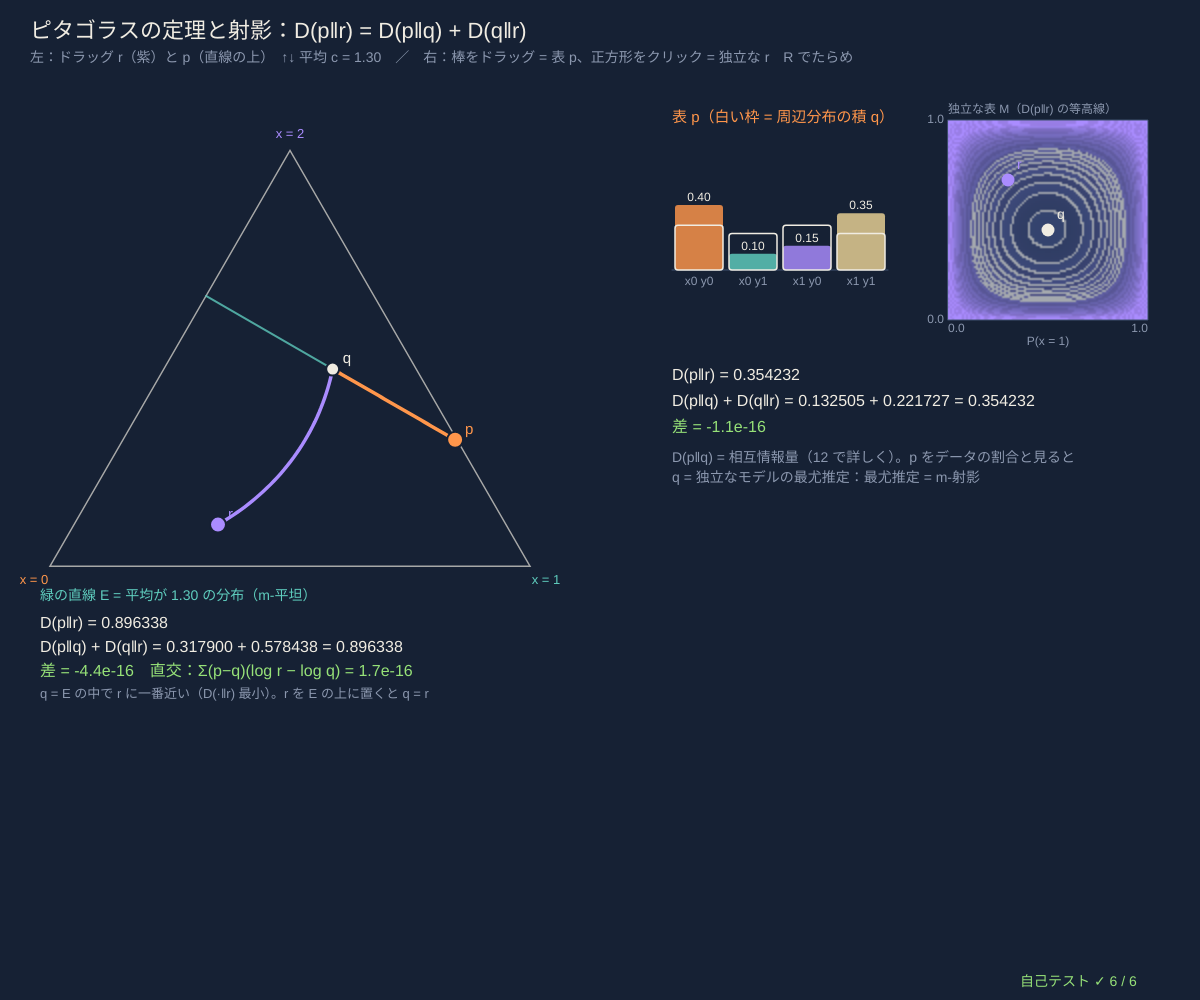
Frame 1 (no input)
Frame 60 (no input): identical to frame 1, image omitted
Frame 120 (the mouse pressed at the canvas centre since frame 60): identical to frame 1, image omitted

The p5.js sketch that drew this single still picture (run headless with seeded random() and noise() and a simulated clock; from frame 60 on, the mouse is pressed at the canvas centre):

// p5.js sketch
// ── sketch.js
// ============================================
// 06 ピタゴラスの定理と射影 ─ KL ダイバージェンスでも「直角三角形」なら D(p‖r) = D(p‖q) + D(q‖r) がぴったり成り立つ
// 左（e-射影）：平均が c の分布の集合 E（三角形の中の直線 = m-平坦）。r から E へ e-測地線で降ろした足 q は q_i ∝ r_i e^(λ x_i)
//   E の中のどの p でも D(p‖r) = D(p‖q) + D(q‖r)（p→q は m-測地線、q→r は e-測地線、q で直交）
// 右（m-射影）：2×2 の表 p(x, y) から「独立な表」の集合 M（e-平坦）へ。足 q = 周辺分布の積 p(x)p(y) = 最尤推定
//   M の中のどの r でも D(p‖r) = D(p‖q) + D(q‖r)
// 左：ドラッグ r（紫）・p（直線の上）、↑↓ 平均 c / 右：棒をドラッグで表 p、正方形の中をクリックで独立な r / R でたらめ
// ============================================

const XV = [0, 1, 2];                    // ★ 3 つの結果の値 x（平均 = Σ x_i p_i）
let cMean = 1.3, rL = [0.6, 0.3, 0.1], sL = 0.3, tabP = [0.4, 0.1, 0.15, 0.35], abR = [0.3, 0.7], fr, grab = null, barR, sqB, sqField = null, sqKey = '';

function setup() { createCanvas(windowWidth, windowHeight); selfTest(); layout(); }
function windowResized() { resizeCanvas(windowWidth, windowHeight); layout(); }
function layout() {
  let side = Math.min(width * 0.4, (height - 330) / 0.91);
  fr = simplexFrame(50 + side / 2, 130 + side * 0.62, side);
  barR = { x: width * 0.56, y: 140, w: width * 0.18, h: 130 };
  let s = Math.min(width * 0.18, 200); sqB = plotBox(width * 0.79, 120, s, s, 0, 1, 0, 1); sqKey = '';
}
// ---- 左：平均 c の集合 E と e-射影
function lineEnds(c) { return [Math.max(0, c - 1), c / 2]; }                          // p3 = s の範囲
function onLine(c, s) { return [1 - c + s, c - 2 * s, s]; }                            // p2 + 2 p3 = c、合計 1
function tilt(r, lam) { return normP(r.map((v, i) => v * Math.exp(lam * XV[i]))); }      // r_i e^(λ x_i) を正規化
function meanOf(p) { return p.reduce((s, v, i) => s + v * XV[i], 0); }
function solveLambda(r, c) {             // ★ ニュートン法：f(λ) = 平均 − c、f'(λ) = 分散
  let lam = 0, lo = -80, hi = 80;        // 平均は λ について増える → [lo, hi] で答えをはさみ、外へ跳んだら二分法
  for (let it = 0; it < 100; it++) {
    let q = tilt(r, lam), m = meanOf(q), v = q.reduce((s, w, i) => s + w * (XV[i] - m) ** 2, 0);
    if (m < c) lo = lam; else hi = lam;
    let nx = lam - (m - c) / Math.max(v, 1e-300);
    if (!(nx > lo && nx < hi)) nx = (lo + hi) / 2;
    if (Math.abs(nx - lam) < 1e-15 * (1 + Math.abs(lam))) { lam = nx; break; }
    lam = nx;
  }
  return lam;
}
function eProject(r, c) { return tilt(r, solveLambda(r, c)); }
// ---- 右：2×2 の表 [p00, p01, p10, p11] と独立な表
function margins(t) { return [t[2] + t[3], t[1] + t[3]]; }                               // [P(x=1), P(y=1)]
function indep(a, b) { return [(1 - a) * (1 - b), (1 - a) * b, a * (1 - b), a * b]; }
function mProject(t) { let [a, b] = margins(t); return indep(a, b); }

function draw() {
  background(...BG);
  hudTitle('ピタゴラスの定理と射影：D(p‖r) = D(p‖q) + D(q‖r)', '左：ドラッグ r（紫）と p（直線の上）　↑↓ 平均 c = ' + fmtN(cMean, 2) + '　／　右：棒をドラッグ = 表 p、正方形をクリック = 独立な r　R でたらめ');
  // ===== 左
  let [s0, s1] = lineEnds(cMean); sL = clampv(sL, s0 + 0.004, s1 - 0.004);
  let pE = onLine(cMean, sL), qE = eProject(rL, cMean), eg = [], mg = [];
  for (let k = 0; k <= 40; k++) { eg.push(mixE(qE, rL, k / 40)); mg.push(mixM(pE, qE, k / 40)); }
  drawSimplexFrame(fr, ['x = 0', 'x = 1', 'x = 2']);
  simplexPath(fr, [onLine(cMean, s0), onLine(cMean, s1)], [...TEAL, 200], 2);
  simplexPath(fr, mg, ORANGE, 3.5); simplexPath(fr, eg, VIOLET, 3.5);
  simplexDot(fr, rL, VIOLET, 16, 'r'); simplexDot(fr, pE, ORANGE, 16, 'p'); simplexDot(fr, qE, INK, 13, 'q');
  let dpr = divKL(pE, rL), dpq = divKL(pE, qE), dqr = divKL(qE, rL), y0 = fr.v[0][1] + 34;
  noStroke(); textAlign(LEFT, BASELINE); textSize(14); fill(...TEAL); text('緑の直線 E = 平均が ' + fmtN(cMean, 2) + ' の分布（m-平坦）', 40, y0);
  textSize(16); fill(...INK); text('D(p‖r) = ' + fmtN(dpr, 6), 40, y0 + 28);
  text('D(p‖q) + D(q‖r) = ' + fmtN(dpq, 6) + ' + ' + fmtN(dqr, 6) + ' = ' + fmtN(dpq + dqr, 6), 40, y0 + 52);
  fill(...LIME); text('差 = ' + (dpr - dpq - dqr).toExponential(1) + '　直交：Σ(p−q)(log r − log q) = ' + qE.reduce((s, v, i) => s + (pE[i] - v) * (safeLog(rL[i]) - safeLog(v)), 0).toExponential(1), 40, y0 + 76);
  fill(...DIMC); textSize(13); text('q = E の中で r に一番近い（D(·‖r) 最小）。r を E の上に置くと q = r', 40, y0 + 98);
  // ===== 右
  let qM = mProject(tabP), rM = indep(abR[0], abR[1]);
  drawBars(tabP, barR, { names: ['x0 y0', 'x0 y1', 'x1 y0', 'x1 y1'], ghost: qM, vmax: 0.8 });
  noStroke(); fill(...ORANGE); textSize(15); textAlign(LEFT, BASELINE); text('表 p（白い枠 = 周辺分布の積 q）', barR.x, barR.y - 18);
  let fk = tabP.map((v) => v.toFixed(3)).join(',') + width;
  if (fk !== sqKey) { sqKey = fk; freeField(sqField); sqField = gridField(sqB, (a, b) => Math.min(divKL(tabP, indep(clampv(a, 1e-4, 1 - 1e-4), clampv(b, 1e-4, 1 - 1e-4))), 3), { level: 0.05, vmax: 1.5, cap: 0.6, c0: [40, 60, 95], c1: VIOLET, res: 2 }); }
  drawField(sqField); drawAxes(sqB, 'P(x = 1)', '独立な表 M（D(p‖r) の等高線）');
  for (let [P, col, nm] of [[margins(qM), INK, 'q'], [abR, VIOLET, 'r']]) { let [x, y] = toScr(sqB, P[0], P[1]); noStroke(); fill(...col); circle(x, y, 13); textSize(14); text(nm, x + 9, y - 8); }
  let Dpr = divKL(tabP, rM), Dpq = divKL(tabP, qM), Dqr = divKL(qM, rM), ty = Math.max(barR.y + barR.h + 60, sqB.y + sqB.h + 60);
  fill(...INK); textSize(16); textAlign(LEFT, BASELINE);
  text('D(p‖r) = ' + fmtN(Dpr, 6), barR.x, ty);
  text('D(p‖q) + D(q‖r) = ' + fmtN(Dpq, 6) + ' + ' + fmtN(Dqr, 6) + ' = ' + fmtN(Dpq + Dqr, 6), barR.x, ty + 26);
  fill(...LIME); text('差 = ' + (Dpr - Dpq - Dqr).toExponential(1), barR.x, ty + 52);
  fill(...DIMC); textSize(14);
  text('D(p‖q) = 相互情報量（12 で詳しく）。p をデータの割合と見ると', barR.x, ty + 82);
  text('q = 独立なモデルの最尤推定：最尤推定 = m-射影', barR.x, ty + 102);
  drawSelfTest(width - 180, height - 14);
}
function mousePressed() {
  grab = null;
  let [rx, ry] = baryToXY(fr, rL), [px, py] = baryToXY(fr, onLine(cMean, sL));
  if (dist(mouseX, mouseY, rx, ry) < 22) grab = 'r'; else if (dist(mouseX, mouseY, px, py) < 22) grab = 'p';
  else if (inRect(mouseX, mouseY, { x: barR.x, y: barR.y - 30, w: barR.w, h: barR.h + 50 })) grab = 'bar';
  else if (inRect(mouseX, mouseY, sqB)) grab = 'sq';
  mouseDragged();
}
function mouseDragged() {
  if (grab === 'r') rL = clampSimplex(xyToBary(fr, mouseX, mouseY), 0.004);
  if (grab === 'p') { let [s0, s1] = lineEnds(cMean), [ax, ay] = baryToXY(fr, onLine(cMean, s0)), [bx, by] = baryToXY(fr, onLine(cMean, s1)); let u = ((mouseX - ax) * (bx - ax) + (mouseY - ay) * (by - ay)) / ((bx - ax) ** 2 + (by - ay) ** 2 + 1e-9); sL = s0 + clampv(u, 0, 1) * (s1 - s0); }
  if (grab === 'bar') tabP = barsDrag(tabP, { x: barR.x, y: barR.y + barR.h - barR.h / 0.8, w: barR.w, h: barR.h / 0.8 }, mouseX, mouseY, 0.003);   // 縦軸の上限 0.8 に合わせる
  if (grab === 'sq') { let [a, b] = fromScr(sqB, mouseX, mouseY); abR = [clampv(a, 0.01, 0.99), clampv(b, 0.01, 0.99)]; }
}
function mouseReleased() { grab = null; }
function keyPressed() {
  if (key === UP_ARROW) cMean = clampv(cMean + 0.05, 0.1, 1.9);
  if (key === DOWN_ARROW) cMean = clampv(cMean - 0.05, 0.1, 1.9);
  if (key === 'r' || key === 'R') { rL = rndDist(3, 0.02); tabP = rndDist(4, 0.01); abR = [0.1 + 0.8 * rnd(), 0.1 + 0.8 * rnd()]; }
  return false;
}

// ---- 自己テスト
function selfTest() {
  selfTestResults = [];
  seedRng(606); let wA = 0, okMinA = true, wB = 0, okMinB = true, okLam = true, okOrth = true;
  for (let k = 0; k < 200; k++) {        // (a) m-射影（独立な表へ）
    let p = rndDist(4, 0.002), q = mProject(p), r = indep(0.02 + 0.96 * rnd(), 0.02 + 0.96 * rnd());
    wA = Math.max(wA, Math.abs(divKL(p, r) - divKL(p, q) - divKL(q, r)));
    if (k < 20) for (let j = 0; j < 100; j++) { let r2 = indep(rnd(), rnd()); if (divKL(p, r2) < divKL(p, q) - 1e-12) okMinA = false; }
  }
  check('m-射影：200 個の表 p と独立な r で D(p‖r) = D(p‖q) + D(q‖r)（最大誤差 ' + wA.toExponential(1) + ' ≤ 1e-10）', wA < 1e-10);
  check('q = 周辺分布の積は、独立な表の中で D(p‖·) が最小（2000 個のでたらめな独立表に勝つ）', okMinA);
  for (let k = 0; k < 200; k++) {        // (b) e-射影（平均 c の集合へ）
    let r = rndDist(3, 0.002), c = 0.15 + 1.7 * rnd(), q = eProject(r, c), [s0, s1] = lineEnds(c), p = onLine(c, s0 + (s1 - s0) * (0.01 + 0.98 * rnd()));
    wB = Math.max(wB, Math.abs(divKL(p, r) - divKL(p, q) - divKL(q, r)));
    if (Math.abs(meanOf(q) - c) > 1e-12) okLam = false;
    if (Math.abs(q.reduce((s, v, i) => s + (p[i] - v) * (safeLog(r[i]) - safeLog(v)), 0)) > 1e-10) okOrth = false;
    if (k < 20) for (let j = 0; j < 100; j++) { let p2 = onLine(c, s0 + (s1 - s0) * rnd()); if (divKL(p2, r) < divKL(q, r) - 1e-12) okMinB = false; }
  }
  check('e-射影：200 組の r と E の中の p で D(p‖r) = D(p‖q) + D(q‖r)（最大誤差 ' + wB.toExponential(1) + ' ≤ 1e-10）', wB < 1e-10);
  check('ニュートン法の q は平均がちょうど c（誤差 1e-12）、E の中で D(·‖r) が最小', okLam && okMinB);
  check('直交：Σ (p_i − q_i)(log r_i − log q_i) = 0（m の向きと e の向きがフィッシャー計量で直角）', okOrth);
  let r = [0.5, 0.3, 0.2], lo = -50, hi = 50; for (let it = 0; it < 200; it++) { let m = (lo + hi) / 2; if (meanOf(tilt(r, m)) < 1.4) lo = m; else hi = m; }
  check('ニュートン法の λ = 二分法の λ（誤差 1e-10）', Math.abs(solveLambda(r, 1.4) - (lo + hi) / 2) < 1e-10);
  reportSelfTest();
}

// ---------- やってみよう ----------
// 1. 左で r を動かすと、q は直線 E の上をどう動く？ 紫の e-測地線はいつも E と直角？
// 2. 右の表を「x と y が同じになりやすい」形（x0 y0 と x1 y1 が大きい）にすると D(p‖q) は？ 独立な表にすると？
// 3. 右の正方形で r を q に重ねると D(q‖r) = 0。等高線の一番低い所が q になっているか確かめよう
// 4. ふつうのピタゴラス a² = b² + c² との対応：KL は「距離の 2 乗」の仲間（01：近い所では ½ × 距離²）
// 5. EM 法（09）はこの 2 つの射影を交互にくり返す

// ==================================================
// ここから下は「情報幾何の道具」（中身は読まなくても OK。消さないでね）
// ==================================================
// ---- 色と小さな道具（等高線地図の色）
const BG = [22, 33, 52];                // 背景（深いスレートブルー）
const INK = [240, 236, 226];            // 文字（紙の白）
const ORANGE = [255, 150, 75], VIOLET = [170, 140, 255], TEAL = [95, 205, 190], ROSE = [255, 110, 125], LIME = [150, 225, 120], SAND = [235, 210, 150];
const DIMC = [140, 152, 175], PANEL = [32, 46, 70], WIRE = [62, 80, 110];
const OUTC = [[255, 150, 75], [95, 205, 190], [170, 140, 255], [235, 210, 150], [255, 110, 125], [150, 225, 120], [120, 175, 255], [230, 140, 210]];   // 結果ごとの色
function clampv(v, a, b) { return v < a ? a : v > b ? b : v !== v ? a : v; }     // NaN なら a に戻す
function fmtN(v, d) { if (typeof v !== 'number' || v !== v) return '?'; if (!isFinite(v)) return v > 0 ? '∞' : '−∞'; return v.toFixed(d === undefined ? 2 : d); }
function fmtP(p, d) { return '(' + p.map((v) => fmtN(v, d === undefined ? 2 : d)).join(', ') + ')'; }
function hudTitle(t, sub) {              // 左上のタイトルと操作の説明
  noStroke(); fill(...INK); textSize(22); textAlign(LEFT, BASELINE); text(t, 30, 38);
  fill(...DIMC); textSize(14); textLeading(19); text(sub, 30, 62);
}
function inRect(x, y, r) { return x >= r.x && x <= r.x + r.w && y >= r.y && y <= r.y + r.h; }
function drawField(f) { if (f) image(f.img, f.x, f.y, f.w, f.h); }   // 等高線の地図（画像）を描く
function freeField(f) { if (f && f.img) f.img.remove(); }
// ---- 種つきの乱数（同じ種なら毎回同じ列 → 実験をくり返せる）
let rngState = 1;
function seedRng(s) { rngState = (s >>> 0) || 1; }
function rnd() {                       // 0〜1 の一様乱数（mulberry32）
  rngState = (rngState + 0x6d2b79f5) >>> 0;
  let t = rngState;
  t = Math.imul(t ^ (t >>> 15), t | 1);
  t ^= t + Math.imul(t ^ (t >>> 7), t | 61);
  return ((t ^ (t >>> 14)) >>> 0) / 4294967296;
}
function gaussRnd() { let u = 1 - rnd(), v = rnd(); return Math.sqrt(-2 * Math.log(u)) * Math.cos(2 * Math.PI * v); }   // 標準正規分布（ボックス-ミュラー法）
function rndDist(k, floor) {            // でたらめな確率分布（k 個、どれも floor 以上）
  let p = []; for (let i = 0; i < k; i++) p.push(-Math.log(1 - rnd()) + 1e-9);
  return mixFloor(normP(p), floor || 0);
}
function sampleIndex(p) { let u = rnd(), c = 0; for (let i = 0; i < p.length; i++) { c += p[i]; if (u < c) return i; } return p.length - 1; }
// ---- 情報の道具：確率分布 p = [p1, p2, ...]（合計 1）。log(0) は 0·log 0 = 0 として扱う
const TINY = 1e-300;
function normP(p) { let s = 0; for (let v of p) s += Math.max(0, v); if (!(s > 0)) return p.map(() => 1 / p.length); return p.map((v) => Math.max(0, v) / s); }
function mixFloor(p, f) { if (!f) return p; return normP(p.map((v) => Math.max(v, f))); }   // どの確率も f 以上に（0 を避ける）
function safeLog(v) { return Math.log(Math.max(v, TINY)); }
function entropyH(p) { let h = 0; for (let v of p) if (v > 0) h -= v * Math.log(v); return h; }           // エントロピー（ナット）
function divKL(p, q) {                  // KL ダイバージェンス D(p‖q)（ナット）。q が 0 で p > 0 なら ∞
  let d = 0;
  for (let i = 0; i < p.length; i++) { if (p[i] <= 0) continue; if (q[i] <= 0) return Infinity; d += p[i] * Math.log(p[i] / q[i]); }
  return Math.max(0, d);
}
function crossH(p, q) { let h = 0; for (let i = 0; i < p.length; i++) if (p[i] > 0) h -= p[i] * safeLog(q[i]); return h; }  // 交差エントロピー
function bhatta(p, q) { let s = 0; for (let i = 0; i < p.length; i++) s += Math.sqrt(Math.max(0, p[i] * q[i])); return Math.min(1, s); }
function fisherRao(p, q) { return 2 * Math.acos(clampv(bhatta(p, q), -1, 1)); }                          // フィッシャー-ラオ距離 = 球の大円の長さ
function hellingerSq(p, q) { let s = 0; for (let i = 0; i < p.length; i++) { let d = Math.sqrt(p[i]) - Math.sqrt(q[i]); s += d * d; } return s; }   // Σ(√p − √q)²
function tvDist(p, q) { let s = 0; for (let i = 0; i < p.length; i++) s += Math.abs(p[i] - q[i]); return s / 2; }
function alphaDiv(p, q, a) {            // α-ダイバージェンス（甘利の流儀）。α → −1 で D(p‖q)、α → +1 で D(q‖p)
  if (Math.abs(a + 1) < 1e-12) return divKL(p, q);
  if (Math.abs(a - 1) < 1e-12) return divKL(q, p);
  let s = 0, ea = (1 - a) / 2, eb = (1 + a) / 2;
  for (let i = 0; i < p.length; i++) s += Math.pow(Math.max(p[i], 0), ea) * Math.pow(Math.max(q[i], 0), eb);
  return Math.max(0, (4 / (1 - a * a)) * (1 - s));
}
function mixM(p, q, t) { return p.map((v, i) => (1 - t) * v + t * q[i]); }                       // m-測地線：確率をそのまま混ぜる
function mixE(p, q, t) { return normP(p.map((v, i) => Math.exp((1 - t) * safeLog(v) + t * safeLog(q[i])))); }   // e-測地線：対数で混ぜて正規化
function mixAlpha(p, q, t, a) {         // α-測地線：u^((1−α)/2) で混ぜて正規化（α = −1 は m、α = +1 は e）
  if (Math.abs(a - 1) < 1e-9) return mixE(p, q, t);
  let ex = (1 - a) / 2;
  return normP(p.map((v, i) => Math.pow((1 - t) * Math.pow(v, ex) + t * Math.pow(q[i], ex), 1 / ex)));
}
function bitsOf(nat) { return nat / Math.LN2; }
// ---- 確率の三角形（3 つの結果）：頂点 1 = 左下、2 = 右下、3 = 上。点 = 確率で重みをつけた頂点の平均（重心座標）
function simplexFrame(cx, cy, side) {
  let h = (side * Math.sqrt(3)) / 2;
  return { cx, cy, side, v: [[cx - side / 2, cy + h / 3], [cx + side / 2, cy + h / 3], [cx, cy - (2 * h) / 3]] };
}
function baryToXY(fr, p) { let x = 0, y = 0; for (let i = 0; i < 3; i++) { x += p[i] * fr.v[i][0]; y += p[i] * fr.v[i][1]; } return [x, y]; }
function xyToBary(fr, x, y) {           // 画面の点 → (p1, p2, p3)（三角形の外なら一番近い所へ寄せる）
  let [a, b, c] = fr.v, det = (b[1] - c[1]) * (a[0] - c[0]) + (c[0] - b[0]) * (a[1] - c[1]);
  let l1 = ((b[1] - c[1]) * (x - c[0]) + (c[0] - b[0]) * (y - c[1])) / det;
  let l2 = ((c[1] - a[1]) * (x - c[0]) + (a[0] - c[0]) * (y - c[1])) / det;
  return [l1, l2, 1 - l1 - l2];
}
function clampSimplex(p, f) { return mixFloor(normP(p), f === undefined ? 0.002 : f); }
function drawSimplexFrame(fr, names) {  // 三角形のふちと頂点の名前
  noFill(); stroke(...INK, 170); strokeWeight(1.5);
  triangle(fr.v[0][0], fr.v[0][1], fr.v[1][0], fr.v[1][1], fr.v[2][0], fr.v[2][1]);
  noStroke(); textSize(13); textAlign(CENTER, CENTER);
  let off = [[-16, 14], [16, 14], [0, -16]];
  for (let i = 0; i < 3; i++) { fill(...OUTC[i]); text(names ? names[i] : '結果 ' + (i + 1), fr.v[i][0] + off[i][0], fr.v[i][1] + off[i][1]); }
}
function simplexPath(fr, ps, col, w) {  // 分布の列を三角形の上の折れ線に（空なら何もしない）
  if (!ps || ps.length < 2) return;
  noFill(); stroke(...col); strokeWeight(w || 2.5); beginShape();
  for (let p of ps) { let [x, y] = baryToXY(fr, p); vertex(x, y); }
  endShape(); noStroke();
}
function simplexDot(fr, p, col, r, name) {
  let [x, y] = baryToXY(fr, p);
  stroke(...BG); strokeWeight(2); fill(...col); circle(x, y, r || 14);
  if (name) { noStroke(); fill(...col); textSize(15); textAlign(LEFT, CENTER); text(name, x + 10, y - 10); }
}
// ★ 等高線の地図：三角形の中の各点で fn(p) を計算し、levels の間隔で色の帯と線を描いた画像を作る（半分の解像度）
function simplexField(fr, fn, opt) {
  opt = opt || {};
  let pad = 4, x0 = Math.min(fr.v[0][0], fr.v[2][0]) - pad, y0 = fr.v[2][1] - pad, w = fr.side + 2 * pad, h = fr.v[0][1] - fr.v[2][1] + 2 * pad;
  let res = opt.res || 2, gw = Math.ceil(w / res), gh = Math.ceil(h / res);
  let g = createGraphics(gw, gh); g.pixelDensity(1); g.loadPixels();
  let vals = new Float64Array(gw * gh).fill(NaN), lv = opt.level || 0.1, vmax = opt.vmax || 1, c0 = opt.c0 || [40, 60, 95], c1 = opt.c1 || ORANGE;
  for (let j = 0; j < gh; j++) for (let i = 0; i < gw; i++) {
    let b = xyToBary(fr, x0 + (i + 0.5) * res, y0 + (j + 0.5) * res);
    if (b[0] < 0 || b[1] < 0 || b[2] < 0) continue;
    vals[j * gw + i] = fn(b.map((v) => Math.max(v, 1e-12)));
  }
  for (let j = 0; j < gh; j++) for (let i = 0; i < gw; i++) {
    let k = j * gw + i, v = vals[k], o = 4 * k;
    if (v !== v) { g.pixels[o + 3] = 0; continue; }
    let band = Math.floor(Math.min(v, vmax * 4) / lv), t = clampv(v / vmax, 0, 1), sh = band % 2 ? 0.9 : 1;
    let edge = false, cap = opt.cap || Infinity;   // cap より大きい所には線を描かない（線が混みすぎるので）
    if (v < cap && i + 1 < gw && vals[k + 1] === vals[k + 1] && Math.floor(Math.min(vals[k + 1], vmax * 4) / lv) !== band) edge = true;
    if (v < cap && j + 1 < gh && vals[k + gw] === vals[k + gw] && Math.floor(Math.min(vals[k + gw], vmax * 4) / lv) !== band) edge = true;
    for (let c = 0; c < 3; c++) g.pixels[o + c] = edge ? 245 : (c0[c] + (c1[c] - c0[c]) * t) * sh;
    g.pixels[o + 3] = edge ? 200 : 255;
  }
  g.updatePixels();
  return { img: g, x: x0, y: y0, w: gw * res, h: gh * res };
}
// ---- 棒グラフ（ドラッグで高さを変えられる）
function drawBars(p, r, opt) {          // r = {x, y, w, h}、opt = {cols, names, vmax, ghost（重ねて描く別の分布）}
  opt = opt || {};
  let k = p.length, bw = r.w / k, vmax = opt.vmax || 1;
  stroke(...WIRE); strokeWeight(1); line(r.x, r.y + r.h, r.x + r.w, r.y + r.h);
  for (let i = 0; i < k; i++) {
    let hh = (clampv(p[i], 0, vmax) / vmax) * r.h, col = (opt.cols || OUTC)[i % 8];
    noStroke(); fill(...col, 210); rect(r.x + i * bw + 3, r.y + r.h - hh, bw - 6, hh, 3);
    if (opt.ghost) { let gh = (clampv(opt.ghost[i], 0, vmax) / vmax) * r.h; noFill(); stroke(...INK); strokeWeight(1.5); rect(r.x + i * bw + 3, r.y + r.h - gh, bw - 6, gh, 3); }
    noStroke(); fill(...INK); textSize(12); textAlign(CENTER, BASELINE);
    if (bw >= 30) text(fmtN(p[i], 2), r.x + (i + 0.5) * bw, r.y + r.h - hh - 4);   // 細い棒では数字を省く
    fill(...DIMC); text(opt.names ? opt.names[i] : String(i + 1), r.x + (i + 0.5) * bw, r.y + r.h + 15);
  }
}
function barsDrag(p, r, mx, my, floor) {  // 棒をドラッグ：i 番目の高さを変えて、残りを比例で縮める（合計 1 のまま）
  let k = p.length, i = Math.floor((mx - r.x) / (r.w / k));
  if (i < 0 || i >= k || my < r.y - 30 || my > r.y + r.h + 20) return p;
  let v = clampv((r.y + r.h - my) / r.h, floor || 0.001, 1 - (floor || 0.001) * (k - 1)), rest = 1 - p[i], q = p.slice();
  for (let j = 0; j < k; j++) q[j] = j === i ? v : rest > 1e-9 ? (p[j] / rest) * (1 - v) : (1 - v) / (k - 1);
  return mixFloor(q, floor || 0.001);
}
// ---- 2 次元の図の枠（データ座標 ↔ 画面）
function plotBox(x, y, w, h, x0, x1, y0, y1) { return { x, y, w, h, x0, x1, y0, y1 }; }
function toScr(b, u, v) { return [b.x + ((u - b.x0) / (b.x1 - b.x0)) * b.w, b.y + b.h - ((v - b.y0) / (b.y1 - b.y0)) * b.h]; }
function fromScr(b, sx, sy) { return [b.x0 + ((sx - b.x) / b.w) * (b.x1 - b.x0), b.y0 + ((b.y + b.h - sy) / b.h) * (b.y1 - b.y0)]; }
function drawAxes(b, xl, yl) {
  noFill(); stroke(...WIRE); strokeWeight(1); rect(b.x, b.y, b.w, b.h);
  noStroke(); fill(...DIMC); textSize(12); textAlign(CENTER, TOP); text(xl, b.x + b.w / 2, b.y + b.h + 16);
  textAlign(LEFT, TOP); text(fmtN(b.x0, 1), b.x, b.y + b.h + 3); textAlign(RIGHT, TOP); text(fmtN(b.x1, 1), b.x + b.w, b.y + b.h + 3);
  textAlign(RIGHT, CENTER); text(fmtN(b.y0, 1), b.x - 4, b.y + b.h); text(fmtN(b.y1, 1), b.x - 4, b.y); textAlign(LEFT, BOTTOM); text(yl, b.x, b.y - 4);
}
function plotLine(b, pts, col, w) {      // データ座標の点列を折れ線に（枠の外の部分は枠のふちで切る）
  if (!pts || pts.length < 2) return;
  noFill(); stroke(...col); strokeWeight(w || 2);
  let run = [], x0 = b.x - 1, x1 = b.x + b.w + 1, y0 = b.y - 1, y1 = b.y + b.h + 1;
  let flush = () => { if (run.length >= 2) { beginShape(); for (let q of run) vertex(q[0], q[1]); endShape(); } run = []; };
  let clip = (a, c) => {                 // 線分 a→c の枠の中の部分 [t0, t1]（リャン-バースキー法）。なければ null
    let t0 = 0, t1 = 1, dx = c[0] - a[0], dy = c[1] - a[1];
    for (let [p, q] of [[-dx, a[0] - x0], [dx, x1 - a[0]], [-dy, a[1] - y0], [dy, y1 - a[1]]]) {
      if (p === 0) { if (q < 0) return null; continue; }
      let r = q / p; if (p < 0) t0 = Math.max(t0, r); else t1 = Math.min(t1, r);
    }
    return t0 <= t1 ? [t0, t1] : null;
  };
  let prev = null;
  for (let p of pts) {
    let s = toScr(b, p[0], p[1]);
    if (!(s[0] === s[0] && s[1] === s[1] && isFinite(s[0]) && isFinite(s[1]))) { flush(); prev = null; continue; }
    if (prev) {
      let c = clip(prev, s);
      if (!c) flush();
      else {
        let A = [prev[0] + c[0] * (s[0] - prev[0]), prev[1] + c[0] * (s[1] - prev[1])], B = [prev[0] + c[1] * (s[0] - prev[0]), prev[1] + c[1] * (s[1] - prev[1])];
        if (c[0] > 0) { flush(); run.push(A); } else if (!run.length) run.push(A);
        run.push(B);
        if (c[1] < 1) flush();
      }
    }
    prev = s;
  }
  flush(); noStroke();                  // あとの文字にふちがつかないように
}
function gridField(b, fn, opt) {        // 長方形の上の等高線の地図（fn(u, v)）
  opt = opt || {};
  let res = opt.res || 3, gw = Math.ceil(b.w / res), gh = Math.ceil(b.h / res), g = createGraphics(gw, gh); g.pixelDensity(1); g.loadPixels();
  let vals = new Float64Array(gw * gh), lv = opt.level || 0.1, vmin = opt.vmin || 0, vmax = opt.vmax || 1, c0 = opt.c0 || [40, 60, 95], c1 = opt.c1 || ORANGE;
  for (let j = 0; j < gh; j++) for (let i = 0; i < gw; i++) { let [u, v] = fromScr(b, b.x + (i + 0.5) * res, b.y + (j + 0.5) * res); vals[j * gw + i] = fn(u, v); }
  let bandOf = (v) => Math.floor(clampv((v - vmin) / lv, -1e6, 1e6));
  for (let j = 0; j < gh; j++) for (let i = 0; i < gw; i++) {
    let k = j * gw + i, v = vals[k], o = 4 * k, band = bandOf(v), t = clampv((v - vmin) / (vmax - vmin), 0, 1), sh = band % 2 ? 0.9 : 1;
    let edge = v < (opt.cap || Infinity) && ((i + 1 < gw && bandOf(vals[k + 1]) !== band) || (j + 1 < gh && bandOf(vals[k + gw]) !== band));
    for (let c = 0; c < 3; c++) g.pixels[o + c] = edge ? 235 : (c0[c] + (c1[c] - c0[c]) * t) * sh;
    g.pixels[o + 3] = edge ? 170 : 255;
  }
  g.updatePixels();
  return { img: g, x: b.x, y: b.y, w: b.w, h: b.h };
}
// ---- 自己テストの道具
let selfTestResults = [];
function check(name, cond) { selfTestResults.push({ name, ok: !!cond }); }
function reportSelfTest() { for (let r of selfTestResults) (r.ok ? console.log : console.error)((r.ok ? '✓ ' : '✗ ') + r.name); }
function selfTestOk() { return selfTestResults.every((r) => r.ok); }
function selfTestLine() { let n = selfTestResults.filter((r) => r.ok).length; return '自己テスト ' + (n === selfTestResults.length ? '✓ ' : '✗ ') + n + ' / ' + selfTestResults.length; }
function drawSelfTest(x, y) { noStroke(); fill(...(selfTestOk() ? LIME : ROSE)); textSize(14); textAlign(LEFT, BASELINE); text(selfTestLine(), x, y); }
